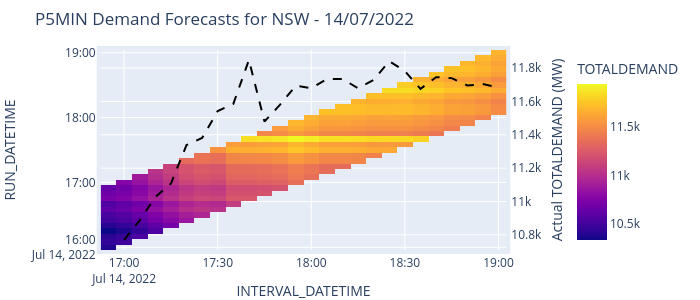

The cell this chart's notebook holds for it:
### Code cell
# Generate interactive heatmap
hmap = sub.hvplot.heatmap(
    x="INTERVAL_DATETIME", y="RUN_DATETIME", C="TOTALDEMAND", cmap="plasma",
    title="P5MIN Demand Forecasts for NSW - 14/07/2022"
)

# Create plotly.go.Figure from hvplot data structure
fig = go.Figure(hvplot.render(hmap, backend="plotly"))

# add actual demand as a line trace
line = go.Scatter(
    x=nsw_demand.index, y=nsw_demand["TOTALDEMAND"], yaxis="y2",
    line={"color": "black", "dash": "dash"}, name="Actual TOTALDEMAND",
)
fig.add_trace(line)

# update_layout defines the second y-axis and figure width and height
fig = fig.update_layout(
    xaxis=dict(domain=[0.1, 0.9]),
    yaxis2=dict(overlaying="y", title="Actual TOTALDEMAND (MW)", side="right"),
    height=300, width=700
)

fig
